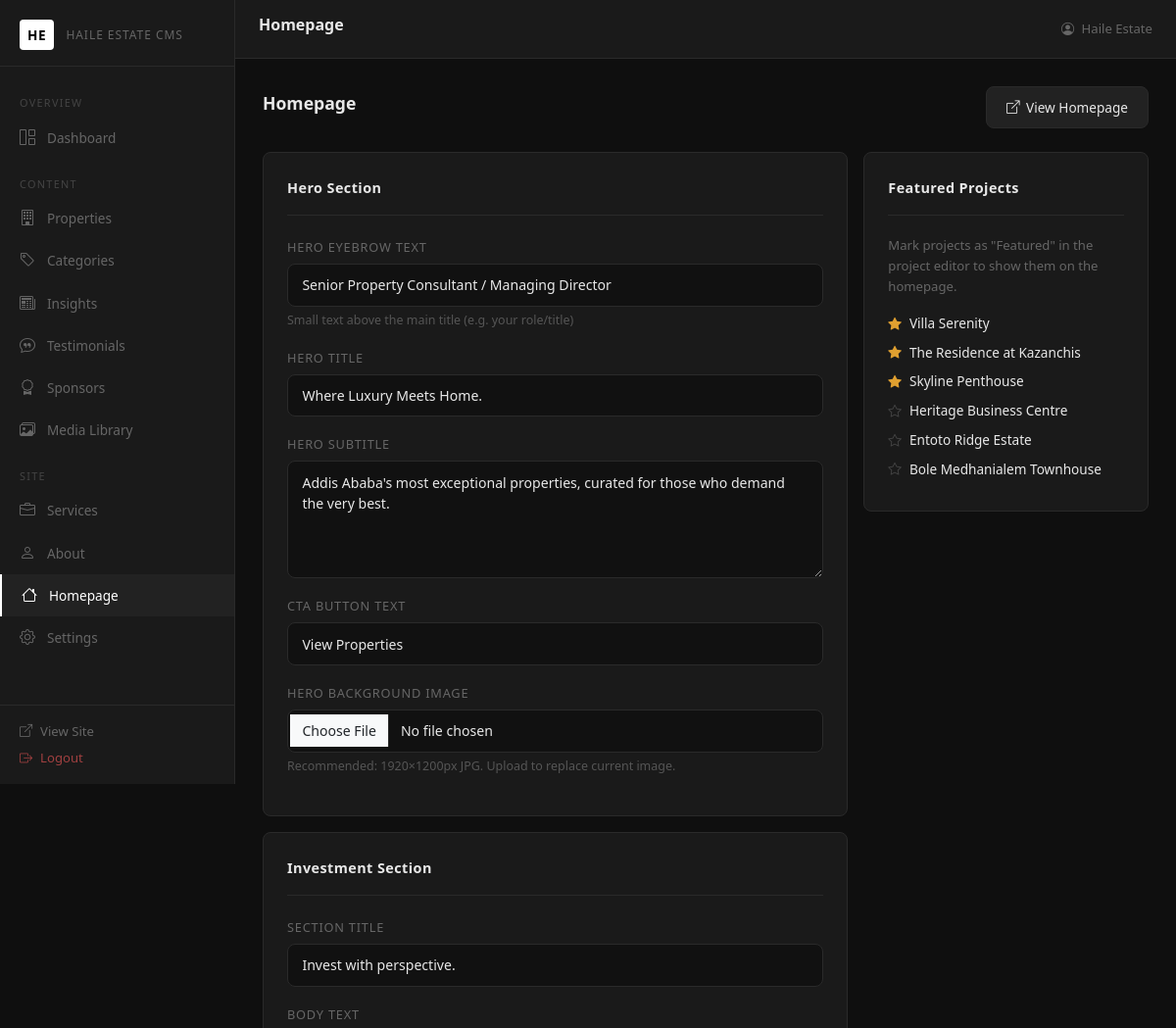
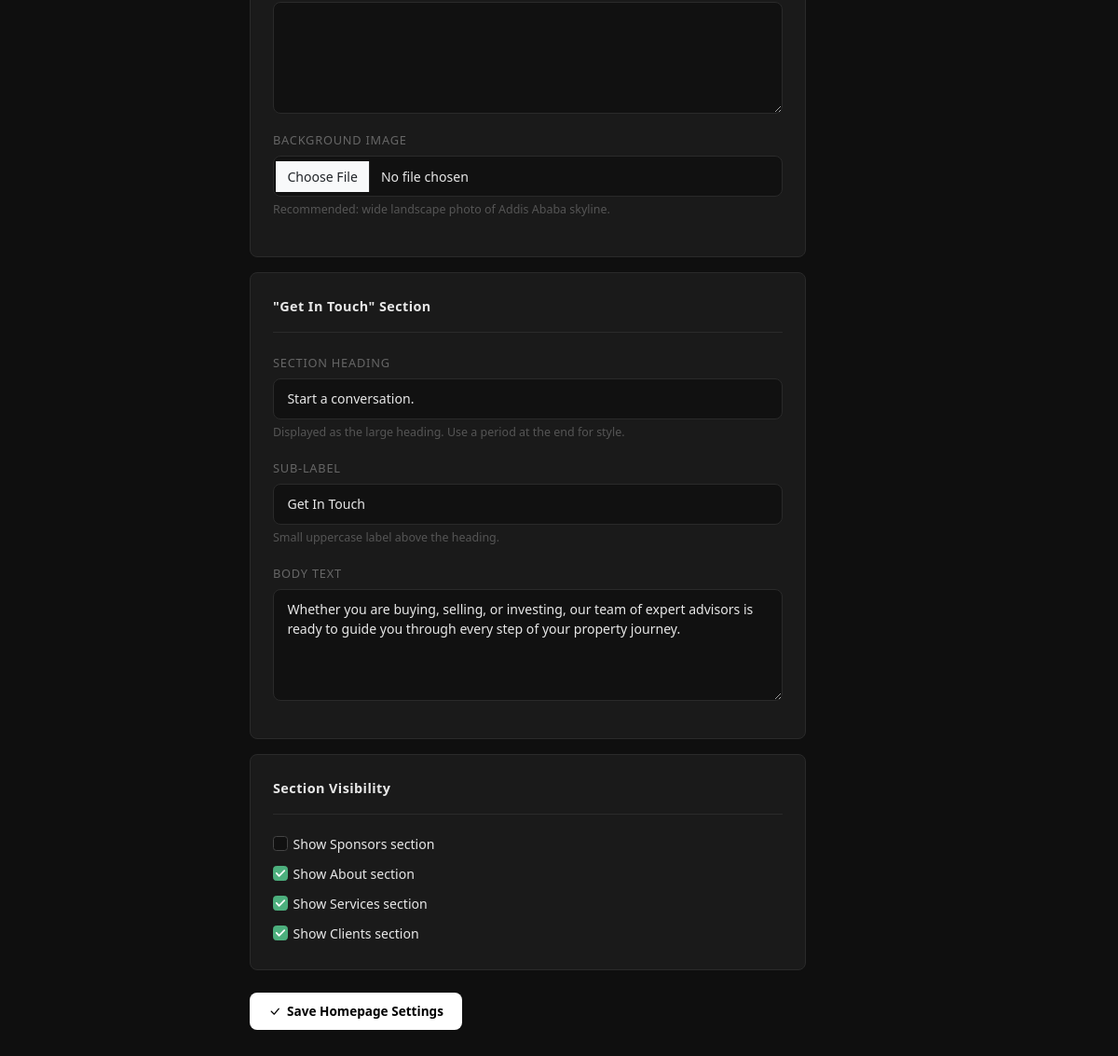
The app's page /admin/homepage.php (signed in) with its own data (2 pictures, top to bottom).
### tables this page shows
CREATE TABLE `projects` (
  `id` int(11) NOT NULL AUTO_INCREMENT,
  `category_id` int(11) DEFAULT NULL,
  `client_id` int(11) DEFAULT NULL,
  `title` varchar(200) NOT NULL,
  `slug` varchar(220) NOT NULL,
  `short_description` varchar(300) DEFAULT NULL,
  `description` text DEFAULT NULL,
  `year` year DEFAULT NULL,
  `cover_image` varchar(255) DEFAULT NULL,
  `featured` tinyint(1) NOT NULL DEFAULT 0,
  `favorite` tinyint(1) NOT NULL DEFAULT 0,
  `status` enum('published','draft') NOT NULL DEFAULT 'draft',
  `display_order` int(11) NOT NULL DEFAULT 0,
  `location` varchar(200) DEFAULT NULL,
  `price` varchar(100) DEFAULT NULL,
  `bedrooms` int(11) DEFAULT NULL,
  `bathrooms` int(11) DEFAULT NULL,
  `area` varchar(100) DEFAULT NULL,
  `created_at` datetime NOT NULL DEFAULT CURRENT_TIMESTAMP,
  `updated_at` datetime NOT NULL DEFAULT CURRENT_TIMESTAMP ON UPDATE CURRENT_TIMESTAMP,
  PRIMARY KEY (`id`),
  UNIQUE KEY `slug` (`slug`),
  KEY `category_id` (`category_id`),
  KEY `client_id` (`client_id`),
  CONSTRAINT `fk_project_category` FOREIGN KEY (`category_id`) REFERENCES `categories` (`id`) ON DELETE SET NULL,
  CONSTRAINT `fk_project_client` FOREIGN KEY (`client_id`) REFERENCES `clients` (`id`) ON DELETE SET NULL
);

### includes/functions.php (called while the page is built, shortened)
<?php
require_once __DIR__ . '/database.php';
function e(string $s): string {
    return htmlspecialchars($s, ENT_QUOTES | ENT_SUBSTITUTE, 'UTF-8');
}
function getSetting(string $key, string $default = ''): string {
    static $cache = [];
    if (!isset($cache[$key])) {
        $st = db()->prepare('SELECT setting_value FROM settings WHERE setting_key = ?');
        $st->execute([$key]);
        $row = $st->fetch();
        $cache[$key] = $row ? (string)$row['setting_value'] : $default;
    }
    return $cache[$key];
}

### includes/database.php (called while the page is built, shortened)
<?php
function db(): PDO {
    static $pdo = null;
    if ($pdo === null) {
        $dsn = 'mysql:host=' . DB_HOST . ';dbname=' . DB_NAME . ';charset=' . DB_CHARSET;
        $pdo = new PDO($dsn, DB_USER, DB_PASS, [
            PDO::ATTR_ERRMODE            => PDO::ERRMODE_EXCEPTION,
            PDO::ATTR_DEFAULT_FETCH_MODE => PDO::FETCH_ASSOC,
            PDO::ATTR_EMULATE_PREPARES   => false,
        ]);
    }
    return $pdo;
}

### admin/homepage.php (the view, shortened to what this page needs)
<?php
$s = getAllSettings();
$featuredProjects = db()->query('SELECT id, title, slug, cover_image, featured FROM projects WHERE status="published" ORDER BY display_order ASC')->fetchAll();
include __DIR__ . '/includes/header.php';
?>
<div class="page-header">
    <h2>Homepage</h2>
    <a href="<?= BASE_URL ?>/" target="_blank" class="btn-admin-secondary"><i class="bi bi-box-arrow-up-right"></i> View Homepage</a>
</div>
<form method="POST" enctype="multipart/form-data">
    <div class="row g-3">
        <div class="col-lg-8">
            <div class="admin-card mb-3">
                <div class="admin-card-header"><span class="admin-card-title">Hero Section</span></div>
                <div class="mb-3"><label class="form-label">Hero Eyebrow Text</label><input type="text" name="hero_eyebrow" class="form-control" value="<?= e($s['hero_eyebrow'] ?? 'Senior Property Consultant / Managing Director') ?>"><div class="form-text">Small text above the main title (e.g. your role/title)</div></div>
                <div class="mb-3"><label class="form-label">Hero Title</label><input type="text" name="hero_title" class="form-control" value="<?= e($s['hero_title'] ?? '') ?>"></div>
                <div class="mb-3"><label class="form-label">Hero Subtitle</label><textarea name="hero_subtitle" class="form-control" rows="3"><?= e($s['hero_subtitle'] ?? '') ?></textarea></div>
                <div class="mb-3"><label class="form-label">CTA Button Text</label><input type="text" name="hero_cta_text" class="form-control" value="<?= e($s['hero_cta_text'] ?? 'View Properties') ?>"></div>
                <div class="mb-3">
                    <label class="form-label">Hero Background Image</label>
                    <input type="file" name="hero_bg_image" class="form-control" accept=".jpg,.jpeg,.png,.webp">
                    <div class="form-text">Recommended: 1920×1200px JPG. Upload to replace current image.</div>
                </div>
            </div>
            <div class="admin-card mb-3">
                <div class="admin-card-header"><span class="admin-card-title">Investment Section</span></div>
                <div class="mb-3"><label class="form-label">Section Title</label><input type="text" name="investment_section_title" class="form-control" value="<?= e($s['investment_section_title'] ?? 'Invest with perspective.') ?>"></div>
                <div class="mb-3"><label class="form-label">Body Text</label><textarea name="investment_section_body" class="form-control" rows="4"><?= e($s['investment_section_body'] ?? '') ?></textarea></div>
                <div class="mb-3">
                    <label class="form-label">Background Image</label>
                    <input type="file" name="investment_bg_image" class="form-control" accept=".jpg,.jpeg,.png,.webp">
                    <div class="form-text">Recommended: wide landscape photo of Addis Ababa skyline.</div>
                </div>
            </div>
            <div class="admin-card mb-3">
                <div class="admin-card-header"><span class="admin-card-title">"Get In Touch" Section</span></div>
                <div class="mb-3">
                    <label class="form-label">Section Heading</label>
                    <input type="text" name="contact_section_heading" class="form-control" value="<?= e($s['contact_section_heading'] ?? 'Start a conversation.') ?>">
                    <div class="form-text">Displayed as the large heading. Use a period at the end for style.</div>
                </div>
                <div class="mb-3">
                    <label class="form-label">Sub-label</label>
                    <input type="text" name="contact_section_subheading" class="form-control" value="<?= e($s['contact_section_subheading'] ?? 'Get In Touch') ?>">
                    <div class="form-text">Small uppercase label above the heading.</div>
                </div>
                <div class="mb-3">
                    <label class="form-label">Body Text</label>
                    <textarea name="contact_section_body" class="form-control" rows="3"><?= e($s['contact_section_body'] ?? "Have a project in mind? I'd love to hear about it. Send a message and I'll get back to you.") ?></textarea>
                </div>
            </div>
            <div class="admin-card mb-3">
                <div class="admin-card-header"><span class="admin-card-title">Section Visibility</span></div>
                <div class="form-check mb-2">
                    <input type="checkbox" name="show_sponsors" id="showSponsors" class="form-check-input" <?= ($s['show_sponsors'] ?? '1') === '1' ? 'checked' : '' ?>>
                    <label for="showSponsors" class="form-check-label">Show Sponsors section</label>
                </div>
                <div class="form-check mb-2">
                    <input type="checkbox" name="show_about" id="showAbout" class="form-check-input" <?= ($s['show_about'] ?? '1') === '1' ? 'checked' : '' ?>>
                    <label for="showAbout" class="form-check-label">Show About section</label>
                </div>
                <div class="form-check mb-2">
                    <input type="checkbox" name="show_services" id="showServices" class="form-check-input" <?= ($s['show_services'] ?? '1') === '1' ? 'checked' : '' ?>>
                    <label for="showServices" class="form-check-label">Show Services section</label>
                </div>
                <div class="form-check">
                    <input type="checkbox" name="show_clients" id="showClients" class="form-check-input" <?= ($s['show_clients'] ?? '1') === '1' ? 'checked' : '' ?>>
                    <label for="showClients" class="form-check-label">Show Clients section</label>
                </div>
            </div>
        </div>
        <div class="col-lg-4">
            <div class="admin-card">
                <div class="admin-card-header"><span class="admin-card-title">Featured Projects</span></div>
                <p style="font-size:0.82rem;color:var(--text-muted);margin-bottom:1rem">Mark projects as "Featured" in the project editor to show them on the homepage.</p>
                <?php foreach ($featuredProjects as $p): ?>
                <div style="display:flex;align-items:center;gap:0.5rem;margin-bottom:0.5rem;font-size:0.85rem">
                    <?php if ($p['featured']): ?>
                    <i class="bi bi-star-fill" style="color:#e0a030"></i>
                    <?php else: ?>
                    <i class="bi bi-star" style="color:#444"></i>
                    <?php endif; ?>
                    <a href="<?= BASE_URL ?>/admin/project-edit.php?id=<?= $p['id'] ?>" style="color:var(--text);text-decoration:none"><?= e($p['title']) ?></a>
                </div>
                <?php endforeach; ?>
            </div>
        </div>
    </div>
    <div class="mt-2">
        <button type="submit" class="btn-admin-primary"><i class="bi bi-check-lg"></i> Save Homepage Settings</button>
    </div>
</form>
<?php include __DIR__ . '/includes/footer.php'; ?>

### assets/css/admin.css (style rules this page uses)
:root { --sidebar-w: 240px; --topbar-h: 60px; --bg: #0f0f0f; --surface: #1a1a1a; --surface2: #222; --border: #2a2a2a; --text: #e8e8e8; --text-muted: #666; --accent: #fff; --accent-dim: #aaa; --danger: #e05555; --success: #4caf7d; --warning: #e0a030; --info: #4a9eff; --radius: 8px; --transition: 0.2s ease; }
*, *::before, *::after { box-sizing: border-box; margin: 0; padding: 0; }
body { font-family: 'Segoe UI', system-ui, -apple-system, sans-serif; background: var(--bg); color: var(--text); font-size: 0.9rem; line-height: 1.6; }
.admin-card { background: var(--surface); border: 1px solid var(--border); border-radius: var(--radius); padding: 1.5rem; margin-bottom: 1.5rem; }
.admin-card-header { display: flex; align-items: center; justify-content: space-between; margin-bottom: 1.25rem; padding-bottom: 1rem; border-bottom: 1px solid var(--border); }
.admin-card-title { font-size: 0.9rem; font-weight: 600; color: var(--text); letter-spacing: 0.03em; }
.form-label { font-size: 0.8rem; color: var(--text-muted); text-transform: uppercase; letter-spacing: 0.06em; margin-bottom: 0.4rem; }
.form-control, .form-select { background: #111; border: 1px solid var(--border); color: var(--text); border-radius: var(--radius); padding: 0.65rem 0.9rem; font-size: 0.88rem; transition: border-color var(--transition); }
.form-control::placeholder { color: #444; }
textarea.form-control { min-height: 120px; resize: vertical; }
.form-check-input { background-color: #111; border-color: #444; width: 1.1em; height: 1.1em; }
.form-check-input:checked { background-color: #4caf7d; border-color: #4caf7d; }
.form-check-label { font-size: 0.88rem; color: var(--text); }
.form-text { font-size: 0.78rem; color: #555; }
.btn-admin-primary { background: #fff; color: #000; border: none; padding: 0.6rem 1.25rem; border-radius: var(--radius); font-size: 0.85rem; font-weight: 600; cursor: pointer; transition: background var(--transition); text-decoration: none; display: inline-flex; align-items: center; gap: 0.4rem; }
.btn-admin-secondary { background: var(--surface2); color: var(--text); border: 1px solid var(--border); padding: 0.6rem 1.25rem; border-radius: var(--radius); font-size: 0.85rem; cursor: pointer; transition: background var(--transition); text-decoration: none; display: inline-flex; align-items: center; gap: 0.4rem; }
.page-header { display: flex; align-items: center; justify-content: space-between; margin-bottom: 1.5rem; flex-wrap: wrap; gap: 0.75rem; }
.page-header h2 { font-size: 1.1rem; font-weight: 600; }

### records on screen
projects: featured 1 (drawn), title "Villa Serenity"
projects: featured 1 (drawn), title "The Residence at Kazanchis"
projects: featured 1 (drawn), title "Skyline Penthouse"
projects: featured 0 (drawn), title "Heritage Business Centre"
projects: featured 0 (drawn), title "Entoto Ridge Estate"
projects: featured 0 (drawn), title "Bole Medhanialem Townhouse"

### other values on screen
$pageTitle "Homepage"
$_SESSION['admin_name'] "Haile Estate"
